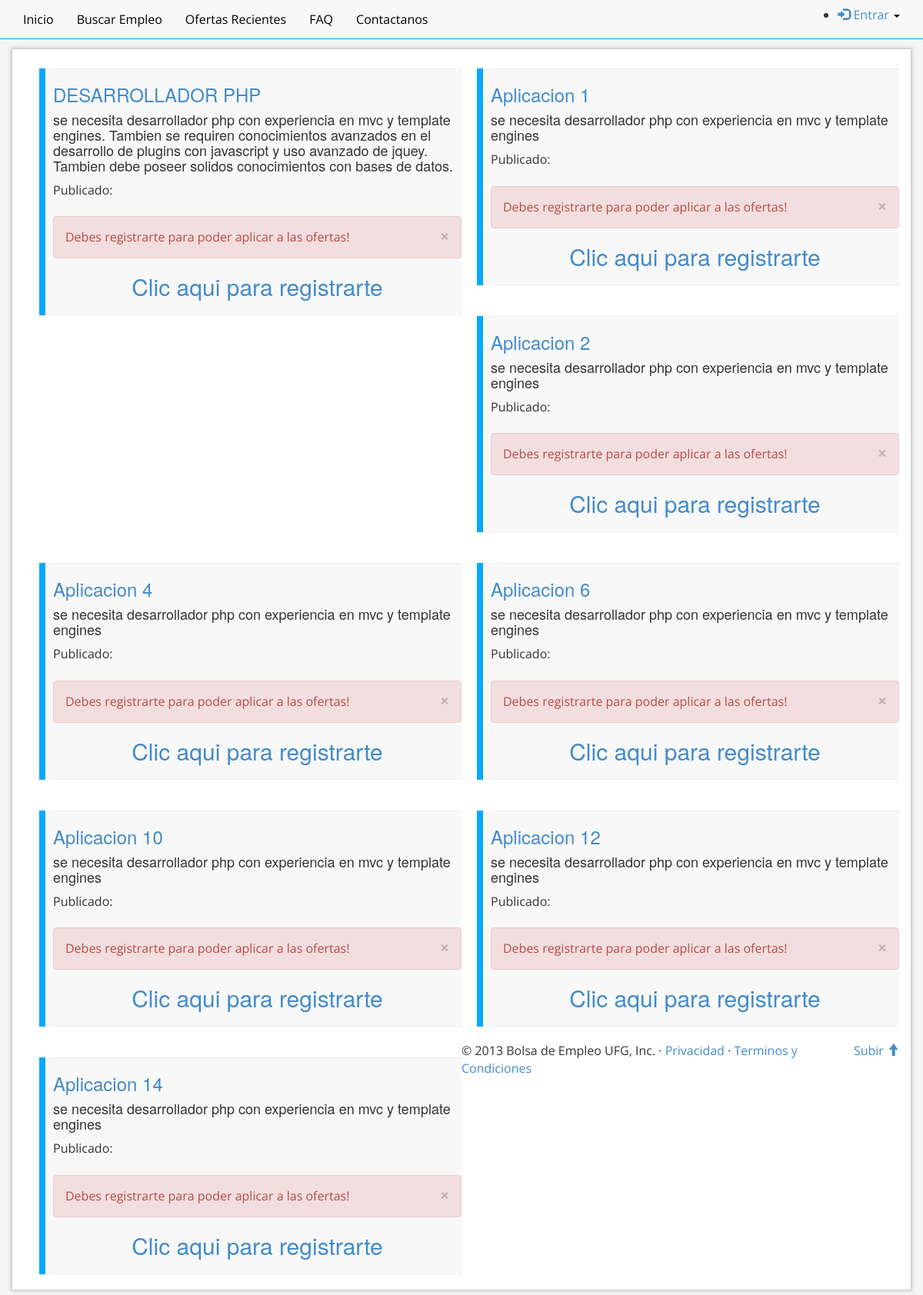
The page /Ofertas.php on the database as committed earlier.
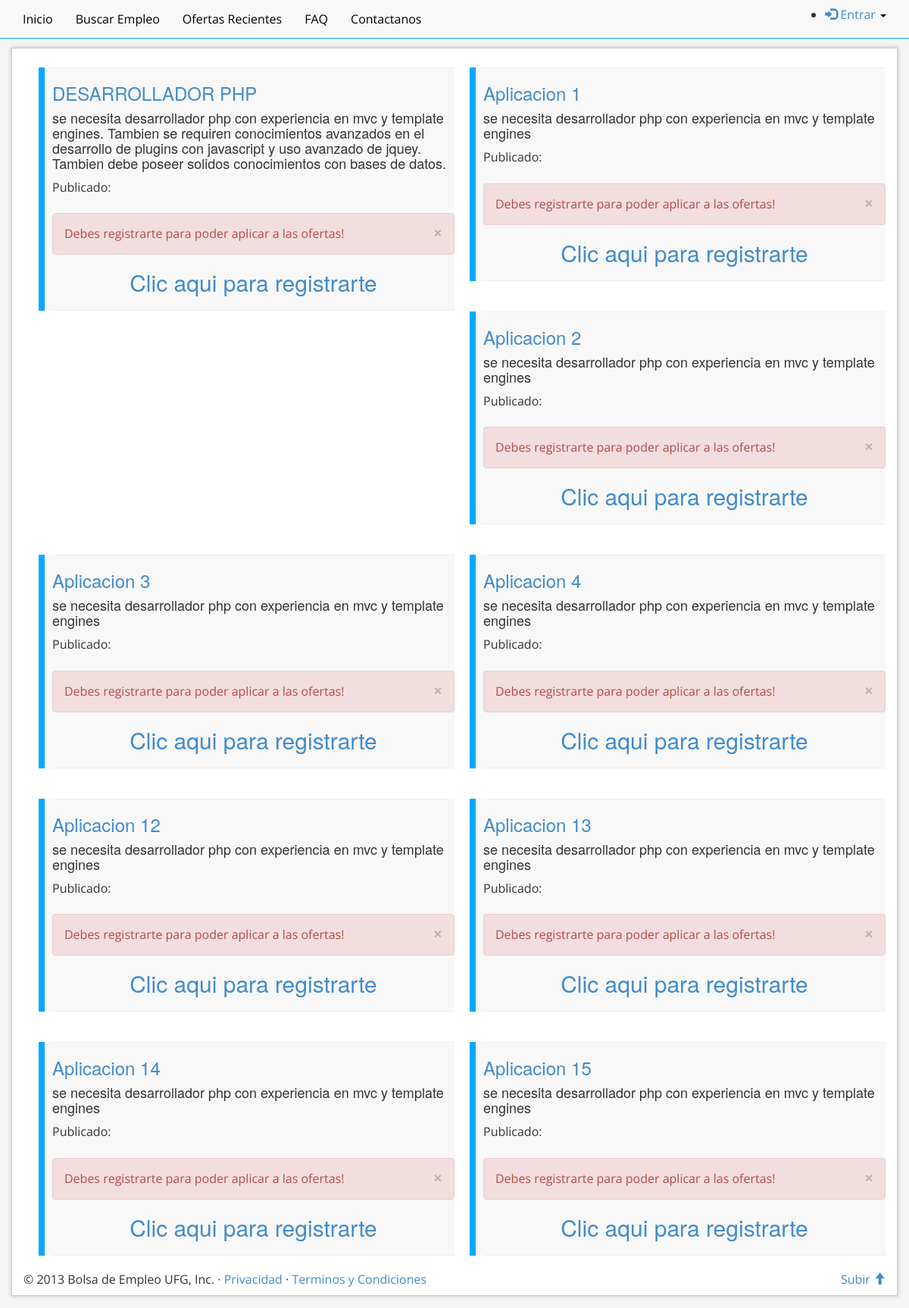
The same page on the database as committed later.
### tables this page shows
CREATE TABLE `ofertas` (
  `cod_oferta` int(20) NOT NULL AUTO_INCREMENT,
  `cod_em` int(20) DEFAULT NULL,
  `titulo_of` varchar(120) DEFAULT NULL,
  `descripcion_of` varchar(250) DEFAULT NULL,
  `area_of` int(11) DEFAULT NULL,
  `cargo_of` varchar(20) DEFAULT NULL,
  `vacantes_of` int(11) DEFAULT NULL,
  `contratacion_of` varchar(20) DEFAULT NULL,
  `anoexp_ofetas` int(11) DEFAULT NULL,
  `edad` int(10) DEFAULT NULL,
  `genero_of` varchar(20) DEFAULT NULL,
  `vehiculo_ofetas` varchar(20) DEFAULT NULL,
  `salariomax_of` decimal(30,0) DEFAULT NULL,
  `salariomin_of` decimal(30,0) DEFAULT NULL,
  `departamento_of` varchar(20) DEFAULT NULL,
  `experiencia` varchar(20) DEFAULT NULL,
  `tituloen_of` varchar(20) DEFAULT NULL,
  `nivel_of` varchar(20) DEFAULT NULL,
  `disponible_of` int(1) DEFAULT '0',
  `aprovacion_of` int(1) DEFAULT '0',
  `fecha_of` datetime DEFAULT NULL,
  `fechaFin_of` datetime DEFAULT NULL,
  PRIMARY KEY (`cod_oferta`) USING BTREE,
  UNIQUE KEY `cod_oferta_UNIQUE` (`cod_oferta`)
);

### Ofertas.php (the view, shortened to what this page needs)
<!DOCTYPE html>
<html lang="es">
    <head>
        <link rel="stylesheet" href="assets/css/bootstrap.css">
        <link rel="stylesheet" href="assets/css/normalize.css">
        <link rel="stylesheet" href="assets/css/jqueryUI.css">
        <link rel="stylesheet" href="assets/css/oferta.css">
        <link rel="stylesheet" href="validacionStyle.css">
    </head>
    <body>
        <div id="header" class="navbar navbar-default navbar-static-top">
            <?php include_once 'layout/header.php'; ?>
        </div>
        <div id="contenedor" class="container">
            <?php
            $result = mysql_query("SELECT * FROM `ofertas` where aprovacion_of=1") or trigger_error(mysql_error());
            while ($row = mysql_fetch_array($result)) {
                foreach ($row AS $key => $value) {
                    $row[$key] = stripslashes($value);
                }
                ?>
                <div class="oferta">
                    <div class="sub">
                        <hr class="featurette-divider">
                        <h3><a href="#"><?php echo nl2br($row['titulo_of']) ?></a></h3>
                        <h4><?php echo nl2br($row['descripcion_of']) ?></h4>
                        <h4><?php $fecha_ago = ($row['fecha_of']) ?></h4>
                        <?php echo "Publicado: <span id='timeagos' data-livestamp='$fecha_ago'></span><br>" ?>
                        <br>
                        <?php
                        $cod_oferta = $row['cod_oferta'];
                        $_usuario = $_SESSION['estudiante'];
                        if ($_usuario != "") {
                            echo "<a href=detallesOferta.php?id=$cod_oferta class='btn btn-success btn-sm'>Ver Informacion</a>";
                        } else {
                            echo "<div class='alert alert-danger'>Debes registrarte para poder aplicar a las ofertas!";
                            echo " <button type='button' class='close' data-dismiss='alert' aria-hidden='true'>&times;</button> </div>";
                            echo "<h2><a href='RegistroUsuario.php'>Clic aqui para registrarte</a></h2>";
                        }
                        ?>
                        <hr class="featurette-divider">
                    </div>
                </div>
                <?php
            }
            ?>
            <footer>
                <p class="pull-right"><a href="#">Subir <span class="glyphicon glyphicon-arrow-up"></span></a></p>
                <p>&copy; 2013 Bolsa de Empleo UFG, Inc. &middot; <a href="#">Privacidad</a> &middot; <a href="#">Terminos y Condiciones</a></p>
            </footer>
        </div>
    </body>
</html>

Rows that differ between the two databases and show on the page:
no longer on this page (row edited): ofertas: titulo_of "Aplicacion 6", descripcion_of "se necesita desarrollador php con experiencia en mvc y template engines"
no longer on this page (row edited): ofertas: titulo_of "Aplicacion 10", descripcion_of "se necesita desarrollador php con experiencia en mvc y template engines"
now on this page (row edited): ofertas: titulo_of "Aplicacion 3", descripcion_of "se necesita desarrollador php con experiencia en mvc y template engines"
now on this page (row edited): ofertas: titulo_of "Aplicacion 13", descripcion_of "se necesita desarrollador php con experiencia en mvc y template engines"
now on this page (row edited): ofertas: titulo_of "Aplicacion 15", descripcion_of "se necesita desarrollador php con experiencia en mvc y template engines"
